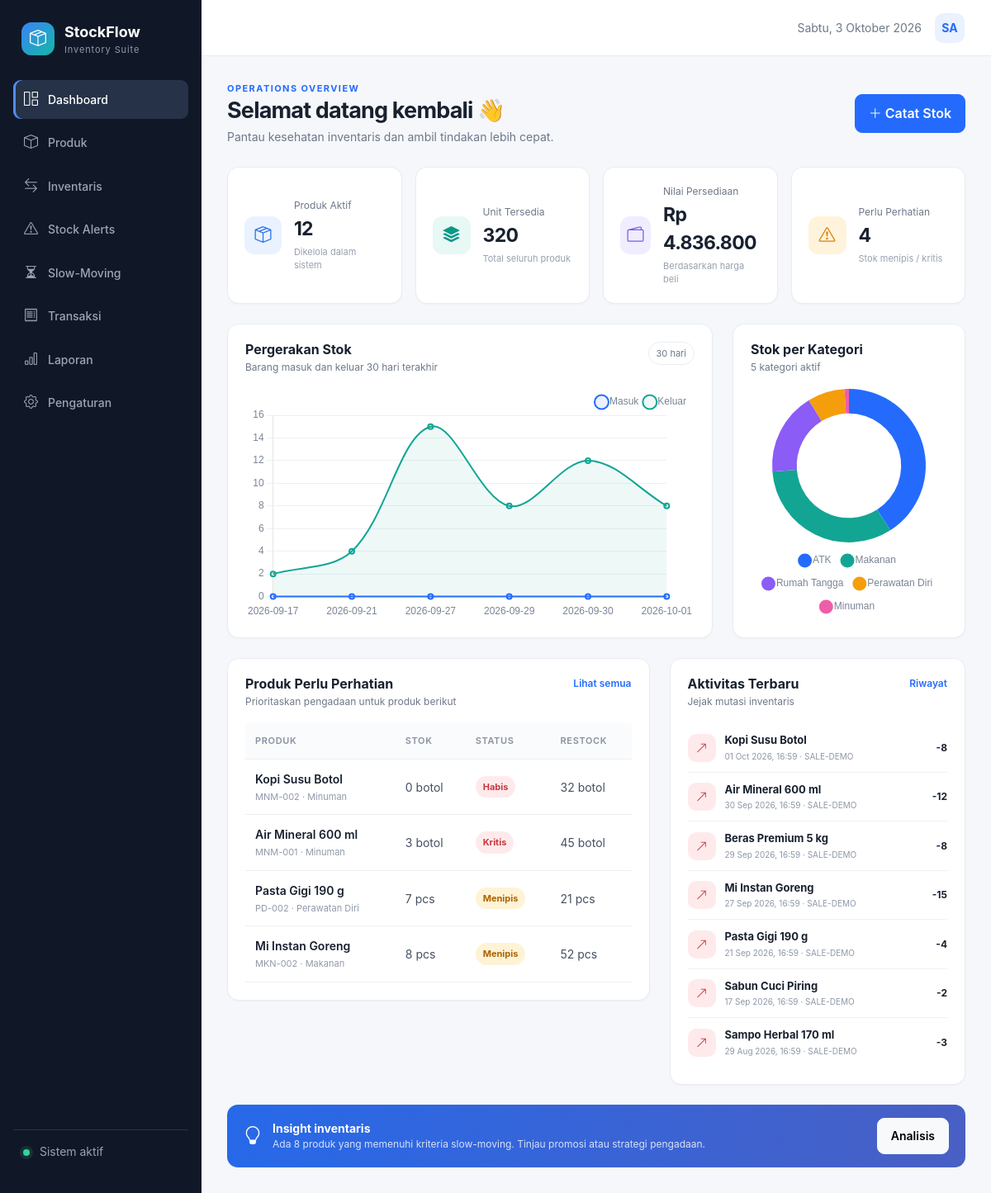
The page / on the database its author committed.
### tables this page shows
CREATE TABLE products (
    id INTEGER PRIMARY KEY AUTOINCREMENT,
    sku TEXT NOT NULL UNIQUE,
    name TEXT NOT NULL,
    category_id INTEGER NOT NULL,
    purchase_price REAL NOT NULL DEFAULT 0 CHECK (purchase_price >= 0),
    selling_price REAL NOT NULL DEFAULT 0 CHECK (selling_price >= 0),
    stock INTEGER NOT NULL DEFAULT 0 CHECK (stock >= 0),
    min_stock INTEGER NOT NULL DEFAULT 0 CHECK (min_stock >= 0),
    target_stock INTEGER NOT NULL DEFAULT 0 CHECK (target_stock >= 0),
    unit TEXT NOT NULL DEFAULT 'pcs',
    active INTEGER NOT NULL DEFAULT 1,
    created_at TEXT NOT NULL DEFAULT CURRENT_TIMESTAMP,
    updated_at TEXT NOT NULL DEFAULT CURRENT_TIMESTAMP,
    FOREIGN KEY (category_id) REFERENCES categories(id) ON DELETE RESTRICT
);

CREATE TABLE categories (
    id INTEGER PRIMARY KEY AUTOINCREMENT,
    name TEXT NOT NULL UNIQUE,
    description TEXT DEFAULT ''
);

CREATE TABLE stock_movements (
    id INTEGER PRIMARY KEY AUTOINCREMENT,
    product_id INTEGER NOT NULL,
    movement_type TEXT NOT NULL CHECK (movement_type IN ('IN', 'OUT', 'ADJUSTMENT')),
    quantity INTEGER NOT NULL,
    stock_before INTEGER NOT NULL,
    stock_after INTEGER NOT NULL CHECK (stock_after >= 0),
    reference TEXT DEFAULT '',
    notes TEXT DEFAULT '',
    created_at TEXT NOT NULL DEFAULT CURRENT_TIMESTAMP,
    FOREIGN KEY (product_id) REFERENCES products(id) ON DELETE RESTRICT
);

### inventory/routes.py (the view)
@bp.route("/")
def dashboard():
    database = get_db()
    summary = database.execute(
        """
        SELECT COUNT(*) AS products,
               COALESCE(SUM(stock), 0) AS stock_units,
               COALESCE(SUM(stock * purchase_price), 0) AS inventory_value,
               SUM(CASE WHEN stock <= min_stock THEN 1 ELSE 0 END) AS low_stock
        FROM products WHERE active = 1
        """
    ).fetchone()
    category_count = database.execute("SELECT COUNT(*) FROM categories").fetchone()[0]
    categories = database.execute(
        """
        SELECT c.name, COALESCE(SUM(p.stock), 0) AS stock
        FROM categories c LEFT JOIN products p ON p.category_id = c.id AND p.active = 1
        GROUP BY c.id ORDER BY stock DESC
        """
    ).fetchall()
    alerts = database.execute(
        """
        SELECT p.*, c.name AS category_name FROM products p
        JOIN categories c ON c.id = p.category_id
        WHERE p.active = 1 AND p.stock <= p.min_stock
        ORDER BY CASE WHEN p.stock = 0 THEN 0 ELSE 1 END, p.stock ASC LIMIT 6
        """
    ).fetchall()
    recent = database.execute(
        """
        SELECT m.*, p.name AS product_name, p.sku FROM stock_movements m
        JOIN products p ON p.id = m.product_id
        ORDER BY m.created_at DESC, m.id DESC LIMIT 7
        """
    ).fetchall()
    start = (datetime.now() - timedelta(days=29)).date().isoformat()
    trend = database.execute(
        """
        SELECT date(created_at) AS day,
               SUM(CASE WHEN movement_type = 'IN' THEN quantity ELSE 0 END) AS incoming,
               SUM(CASE WHEN movement_type = 'OUT' THEN quantity ELSE 0 END) AS outgoing
        FROM stock_movements WHERE date(created_at) >= ?
        GROUP BY date(created_at) ORDER BY day
        """,
        (start,),
    ).fetchall()
    return render_template(
        "dashboard.html", summary=summary, category_count=category_count,
        categories=categories, alerts=alerts, recent=recent, trend=trend,
        slow_count=len(slow_moving_products()),
    )

### inventory/db.py (called while the page is built)
def get_db():
    if "db" not in g:
        g.db = sqlite3.connect(current_app.config["DATABASE"])
        g.db.row_factory = sqlite3.Row
        g.db.execute("PRAGMA foreign_keys = ON")
    return g.db

### inventory/routes.py (called while the page is built)
@bp.app_template_filter("currency")
def currency(value):
    return "Rp {:,.0f}".format(value or 0).replace(",", ".")

@bp.app_template_filter("date_id")
def date_id(value):
    if not value:
        return "—"
    try:
        return datetime.fromisoformat(value).strftime("%d %b %Y, %H:%M")
    except (TypeError, ValueError):
        return value

@bp.app_context_processor
def template_helpers():
    return {"stock_status": stock_status}

### inventory/services.py (called while the page is built)
def stock_status(stock, minimum):
    if stock <= 0:
        return "critical", "Habis"
    if stock <= max(1, minimum // 2):
        return "critical", "Kritis"
    if stock <= minimum:
        return "warning", "Menipis"
    return "safe", "Aman"

def slow_moving_products(days=60, max_units=5):
    cutoff = (datetime.now() - timedelta(days=days)).isoformat(timespec="seconds")
    rows = get_db().execute(
        """
        SELECT p.*, c.name AS category_name,
               COALESCE(SUM(CASE WHEN m.movement_type = 'OUT' THEN m.quantity ELSE 0 END), 0) AS sold_units,
               MAX(CASE WHEN m.movement_type = 'OUT' THEN m.created_at END) AS last_sale
        FROM products p
        JOIN categories c ON c.id = p.category_id
        LEFT JOIN stock_movements m ON m.product_id = p.id AND m.created_at >= ?
        WHERE p.active = 1
        GROUP BY p.id
        HAVING sold_units <= ?
        ORDER BY sold_units ASC, p.stock * p.purchase_price DESC
        """,
        (cutoff, max_units),
    ).fetchall()
    return rows

### inventory/templates/dashboard.html (shortened to what this page needs)
{% extends 'base.html' %}
{% block content %}
<div class="page-heading">
  <div><p class="eyebrow">OPERATIONS OVERVIEW</p><h1>Selamat datang kembali 👋</h1><p>Pantau kesehatan inventaris dan ambil tindakan lebih cepat.</p></div>
  <a href="{{ url_for('main.inventory') }}" class="btn btn-primary"><i class="bi bi-plus-lg"></i> Catat Stok</a>
</div>
<div class="row g-3 mb-4">
  {% set cards = [
    ('bi-box-seam','Produk Aktif',summary.products,'Dikelola dalam sistem','blue'),
    ('bi-stack','Unit Tersedia',summary.stock_units,'Total seluruh produk','teal'),
    ('bi-wallet2','Nilai Persediaan',summary.inventory_value|currency,'Berdasarkan harga beli','violet'),
    ('bi-exclamation-triangle','Perlu Perhatian',summary.low_stock,'Stok menipis / kritis','orange')
  ] %}
  {% for icon,label,value,caption,color in cards %}
  <div class="col-12 col-sm-6 col-xl-3"><div class="metric-card">
    <div class="metric-icon {{ color }}"><i class="bi {{ icon }}"></i></div>
    <div><span>{{ label }}</span><strong>{{ value }}</strong><small>{{ caption }}</small></div>
  </div></div>
  {% endfor %}
</div>
<div class="row g-4 mb-4">
  <div class="col-xl-8"><section class="panel h-100">
    <div class="panel-head"><div><h2>Pergerakan Stok</h2><p>Barang masuk dan keluar 30 hari terakhir</p></div><span class="tag">30 hari</span></div>
    <div class="chart-wrap"><canvas id="movementChart"></canvas></div>
  </section></div>
  <div class="col-xl-4"><section class="panel h-100">
    <div class="panel-head"><div><h2>Stok per Kategori</h2><p>{{ category_count }} kategori aktif</p></div></div>
    <div class="chart-wrap donut"><canvas id="categoryChart"></canvas></div>
  </section></div>
</div>
<div class="row g-4">
  <div class="col-xl-7"><section class="panel">
    <div class="panel-head"><div><h2>Produk Perlu Perhatian</h2><p>Prioritaskan pengadaan untuk produk berikut</p></div><a href="{{ url_for('main.alerts') }}">Lihat semua</a></div>
    <div class="table-responsive"><table class="table align-middle"><thead><tr><th>Produk</th><th>Stok</th><th>Status</th><th>Restock</th></tr></thead><tbody>
    {% for product in alerts %}{% set tone,label = stock_status(product.stock, product.min_stock) %}
      <tr><td><strong>{{ product.name }}</strong><small>{{ product.sku }} · {{ product.category_name }}</small></td><td>{{ product.stock }} {{ product.unit }}</td><td><span class="stock-badge {{ tone }}">{{ label }}</span></td><td>{{ [product.target_stock-product.stock,0]|max }} {{ product.unit }}</td></tr>
    {% else %}<tr><td colspan="4" class="empty-state">Semua stok dalam kondisi aman.</td></tr>{% endfor %}
    </tbody></table></div>
  </section></div>
  <div class="col-xl-5"><section class="panel">
    <div class="panel-head"><div><h2>Aktivitas Terbaru</h2><p>Jejak mutasi inventaris</p></div><a href="{{ url_for('main.transactions') }}">Riwayat</a></div>
    <div class="activity-list">{% for movement in recent %}
      <div class="activity"><span class="activity-icon {{ movement.movement_type|lower }}"><i class="bi bi-{{ 'arrow-down-left' if movement.movement_type == 'IN' else ('arrow-up-right' if movement.movement_type == 'OUT' else 'sliders') }}"></i></span><div><strong>{{ movement.product_name }}</strong><small>{{ movement.created_at|date_id }} · {{ movement.reference or 'Tanpa referensi' }}</small></div><b>{{ '+' if movement.movement_type == 'IN' else ('-' if movement.movement_type == 'OUT' else '') }}{{ movement.quantity }}</b></div>
    {% endfor %}</div>
  </section></div>
</div>
<div class="insight-bar mt-4"><i class="bi bi-lightbulb"></i><div><strong>Insight inventaris</strong><span>Ada {{ slow_count }} produk yang memenuhi kriteria slow-moving. Tinjau promosi atau strategi pengadaan.</span></div><a href="{{ url_for('main.slow_moving') }}" class="btn btn-sm btn-light">Analisis</a></div>
{% endblock %}
{% block scripts %}<script>
window.dashboardData = {
  trendLabels: {{ trend|map(attribute='day')|list|tojson }},
  incoming: {{ trend|map(attribute='incoming')|list|tojson }},
  outgoing: {{ trend|map(attribute='outgoing')|list|tojson }},
  categoryLabels: {{ categories|map(attribute='name')|list|tojson }},
  categoryStock: {{ categories|map(attribute='stock')|list|tojson }}
}; initDashboardCharts(window.dashboardData);
</script>{% endblock %}

### inventory/templates/base.html (shortened to what this page needs)
<!doctype html>
<html lang="id">
<head>
  <link rel="stylesheet" href="{{ url_for('static', filename='vendor/bootstrap/bootstrap.min.css') }}">
  <link rel="stylesheet" href="{{ url_for('static', filename='vendor/bootstrap-icons/bootstrap-icons.min.css') }}">
  <link rel="stylesheet" href="{{ url_for('static', filename='css/app.css') }}">
</head>
<body>
  <div class="app-shell">
    <aside class="sidebar" id="sidebar">
      <a class="brand" href="{{ url_for('main.dashboard') }}">
        <span class="brand-mark"><i class="bi bi-box-seam"></i></span>
        <span><strong>StockFlow</strong><small>Inventory Suite</small></span>
      </a>
      <nav class="nav flex-column">
        {% set endpoint = request.endpoint %}
        <a class="nav-link {{ 'active' if endpoint == 'main.dashboard' }}" href="{{ url_for('main.dashboard') }}"><i class="bi bi-grid-1x2"></i> Dashboard</a>
        <a class="nav-link {{ 'active' if endpoint in ['main.products','main.product_new','main.product_edit'] }}" href="{{ url_for('main.products') }}"><i class="bi bi-box"></i> Produk</a>
        <a class="nav-link {{ 'active' if endpoint == 'main.inventory' }}" href="{{ url_for('main.inventory') }}"><i class="bi bi-arrow-left-right"></i> Inventaris</a>
        <a class="nav-link {{ 'active' if endpoint == 'main.alerts' }}" href="{{ url_for('main.alerts') }}"><i class="bi bi-exclamation-triangle"></i> Stock Alerts</a>
        <a class="nav-link {{ 'active' if endpoint == 'main.slow_moving' }}" href="{{ url_for('main.slow_moving') }}"><i class="bi bi-hourglass-split"></i> Slow-Moving</a>
        <a class="nav-link {{ 'active' if endpoint == 'main.transactions' }}" href="{{ url_for('main.transactions') }}"><i class="bi bi-receipt"></i> Transaksi</a>
        <a class="nav-link {{ 'active' if endpoint == 'main.reports' }}" href="{{ url_for('main.reports') }}"><i class="bi bi-bar-chart"></i> Laporan</a>
        <a class="nav-link {{ 'active' if endpoint == 'main.settings' }}" href="{{ url_for('main.settings') }}"><i class="bi bi-gear"></i> Pengaturan</a>
      </nav>
      <div class="sidebar-footer"><span class="status-dot"></span> Sistem aktif</div>
    </aside>
    <main class="main-content">
      <header class="topbar">
        <div class="ms-auto d-flex align-items-center gap-3">
          <span class="date-label" id="currentDate"></span>
          <div class="avatar">SA</div>
        </div>
      </header>
      <div class="content-wrap">
        {% block content %}{% endblock %}
      </div>
    </main>
  </div>
  {% block scripts %}{% endblock %}
</body>
</html>

### rows shown on the page
products: name "Kopi Susu Botol", sku "MNM-002", category_name "Minuman", stock "0", unit "botol", label "Habis", target_stock "32"
products: name "Air Mineral 600 ml", sku "MNM-001", category_name "Minuman", stock "3", unit "botol", label "Kritis", target_stock "45"
products: name "Pasta Gigi 190 g", sku "PD-002", category_name "Perawatan Diri", stock "7", unit "pcs", label "Menipis", target_stock "21"
products: name "Mi Instan Goreng", sku "MKN-002", category_name "Makanan", stock "8", unit "pcs", label "Menipis", target_stock "52"
stock_movements: product_name "Kopi Susu Botol", created_at "01 Oct 2026, 16:59", reference "SALE-DEMO", movement_type "-", quantity "8"
stock_movements: product_name "Air Mineral 600 ml", created_at "30 Sep 2026, 16:59", reference "SALE-DEMO", movement_type "-", quantity "12"
stock_movements: product_name "Beras Premium 5 kg", created_at "29 Sep 2026, 16:59", reference "SALE-DEMO", movement_type "-", quantity "8"
stock_movements: product_name "Mi Instan Goreng", created_at "27 Sep 2026, 16:59", reference "SALE-DEMO", movement_type "-", quantity "15"
stock_movements: product_name "Pasta Gigi 190 g", created_at "21 Sep 2026, 16:59", reference "SALE-DEMO", movement_type "-", quantity "4"
stock_movements: product_name "Sabun Cuci Piring", created_at "17 Sep 2026, 16:59", reference "SALE-DEMO", movement_type "-", quantity "2"
stock_movements: product_name "Sampo Herbal 170 ml", created_at "29 Aug 2026, 16:59", reference "SALE-DEMO", movement_type "-", quantity "3"

### other values the page prints
{{ label }} "Produk Aktif" "Unit Tersedia" "Nilai Persediaan" "Perlu Perhatian"
{{ value }} "12" "320" "Rp 4.836.800" "4"
{{ caption }} "Dikelola dalam sistem" "Total seluruh produk" "Berdasarkan harga beli" "Stok menipis / kritis"
{{ category_count }} "5"
{{ slow_count }} "8"
chart data {{ trend|map(attribute='day')|list|tojson }} ["2026-09-17", "2026-09-21", "2026-09-27", "2026-09-29", "2026-09-30", "2026-10-01"]
chart data {{ trend|map(attribute='incoming')|list|tojson }} [0, 0, 0, 0, 0, 0]
chart data {{ trend|map(attribute='outgoing')|list|tojson }} [2, 4, 15, 8, 12, 8]
chart data {{ categories|map(attribute='name')|list|tojson }} ["ATK", "Makanan", "Rumah Tangga", "Perawatan Diri", "Minuman"]
